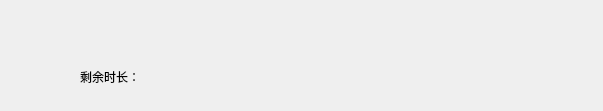
<?xml version="1.0" encoding="UTF-8"?>
<ui version="4.0">
 <class>TraySetAccount</class>
 <widget class="QWidget" name="TraySetAccount">
  <property name="geometry">
   <rect>
    <x>0</x>
    <y>0</y>
    <width>603</width>
    <height>111</height>
   </rect>
  </property>
  <property name="windowTitle">
   <string>Form</string>
  </property>
  <layout class="QGridLayout" name="gridLayout_2">
   <property name="leftMargin">
    <number>0</number>
   </property>
   <property name="topMargin">
    <number>0</number>
   </property>
   <property name="rightMargin">
    <number>0</number>
   </property>
   <property name="bottomMargin">
    <number>0</number>
   </property>
   <property name="spacing">
    <number>0</number>
   </property>
   <item row="0" column="0">
    <widget class="QWidget" name="backWid" native="true">
     <layout class="QGridLayout" name="gridLayout_4">
      <property name="leftMargin">
       <number>16</number>
      </property>
      <property name="topMargin">
       <number>14</number>
      </property>
      <property name="rightMargin">
       <number>0</number>
      </property>
      <property name="bottomMargin">
       <number>14</number>
      </property>
      <property name="spacing">
       <number>0</number>
      </property>
      <item row="0" column="0">
       <widget class="QWidget" name="headWid" native="true">
        <layout class="QGridLayout" name="gridLayout_3">
         <property name="leftMargin">
          <number>0</number>
         </property>
         <property name="topMargin">
          <number>0</number>
         </property>
         <property name="rightMargin">
          <number>0</number>
         </property>
         <property name="bottomMargin">
          <number>0</number>
         </property>
         <property name="spacing">
          <number>0</number>
         </property>
         <item row="0" column="0">
          <widget class="QLabel" name="head">
           <property name="minimumSize">
            <size>
             <width>48</width>
             <height>48</height>
            </size>
           </property>
           <property name="maximumSize">
            <size>
             <width>48</width>
             <height>48</height>
            </size>
           </property>
           <property name="text">
            <string/>
           </property>
          </widget>
         </item>
        </layout>
       </widget>
      </item>
      <item row="0" column="1">
       <widget class="QWidget" name="widget_3" native="true">
        <layout class="QGridLayout" name="gridLayout">
         <property name="leftMargin">
          <number>16</number>
         </property>
         <property name="topMargin">
          <number>0</number>
         </property>
         <property name="rightMargin">
          <number>0</number>
         </property>
         <property name="bottomMargin">
          <number>0</number>
         </property>
         <property name="spacing">
          <number>0</number>
         </property>
         <item row="0" column="0">
          <widget class="BaseLabel" name="name">
           <property name="text">
            <string/>
           </property>
          </widget>
         </item>
         <item row="1" column="0">
          <widget class="QWidget" name="moneyWid" native="true">
           <layout class="QHBoxLayout" name="horizontalLayout">
            <property name="spacing">
             <number>0</number>
            </property>
            <property name="leftMargin">
             <number>0</number>
            </property>
            <property name="topMargin">
             <number>0</number>
            </property>
            <property name="rightMargin">
             <number>0</number>
            </property>
            <property name="bottomMargin">
             <number>0</number>
            </property>
            <item>
             <widget class="QLabel" name="label_3">
              <property name="text">
               <string>剩余时长：</string>
              </property>
             </widget>
            </item>
            <item>
             <widget class="QLabel" name="money">
              <property name="sizePolicy">
               <sizepolicy hsizetype="Expanding" vsizetype="Preferred">
                <horstretch>0</horstretch>
                <verstretch>0</verstretch>
               </sizepolicy>
              </property>
              <property name="text">
               <string/>
              </property>
             </widget>
            </item>
           </layout>
          </widget>
         </item>
        </layout>
       </widget>
      </item>
     </layout>
    </widget>
   </item>
  </layout>
 </widget>
 <customwidgets>
  <customwidget>
   <class>BaseLabel</class>
   <extends>QLabel</extends>
   <header location="global">view/Item/baselabel.h</header>
  </customwidget>
 </customwidgets>
 <resources/>
 <connections/>
</ui>
